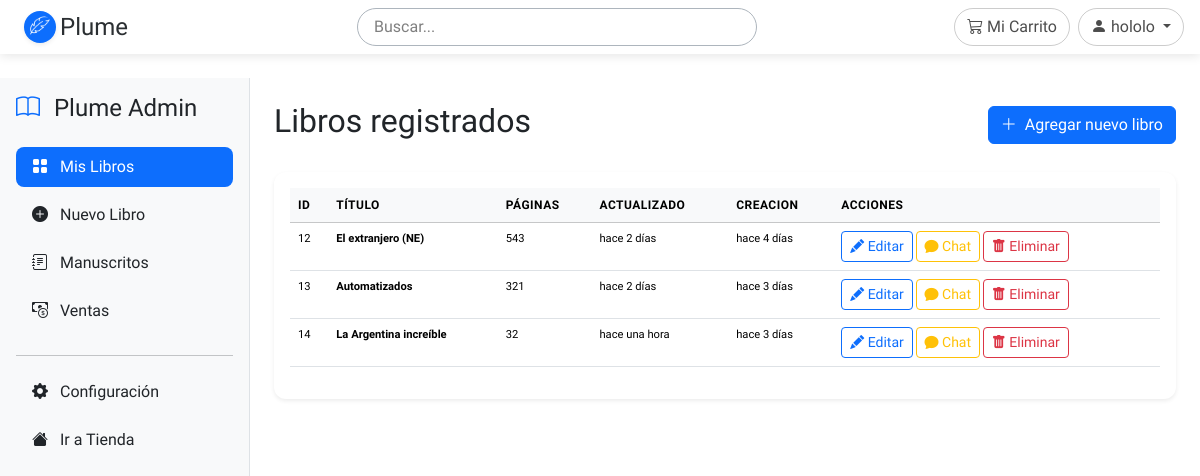
Page /admin (signed in) on the committed database.
### app/models/models.py (models this page shows, shortened)
class User(UserMixin, database.Model):
    __tablename__ = 'users'
    id = database.Column(database.Integer, primary_key=True)
    name = database.Column(database.String(100), nullable=False)
    password_hash = database.Column(database.String(255), nullable=False)
    email = database.Column(database.String(50), nullable=False, unique=True)
    type = database.Column(database.String(50), nullable=False, default='user') # writer, editor, user
    created_at = database.Column(database.DateTime, default=database.func.now())

class Book(database.Model):
    __tablename__ = 'books'
    id = database.Column(database.Integer, primary_key=True)
    title = database.Column(database.String(100), nullable=False, default='Libro')
    description = database.Column(database.Text, nullable=True)
    genre = database.Column(database.String(20), nullable=False)
    pages = database.Column(database.Integer, nullable=True)
    price = database.Column(database.Float, default=15000.0)
    cover_url = database.Column(database.String(200), nullable=True)
    status = database.Column(database.String(50), default='pendiente')  # pendiente, revision, aprobado, publicado, rechazado
    published_books = database.Column(database.Integer, nullable=True)
    profit_percentage = database.Column(database.Double, nullable=True)
    author_id = database.Column(database.Integer, database.ForeignKey('users.id'))
    author = database.relationship('User', backref='books')
    publish_date = database.Column(database.DateTime, default=database.func.now())
    last_update = database.Column(database.DateTime, default=database.func.now(), onupdate=database.func.now())

### app/blueprints/admin/routes.py (the view)
@admin.route("/admin")
@login_required
def dashboard():
    if current_user.type == 'escritor':
        books = Book.query.filter_by(author_id=current_user.id).all()
    elif current_user.type == 'editor':
        books = Book.query.all()
    return render_template("admin/dashboard.html", books = books)

### run.py (called while the page is built)
@app.template_filter('humanize')
def humanize_date(date):
    if date is None:
        return ''
    return arrow.get(date).humanize(locale='es')

### app/templates/admin/dashboard.html (shortened to what this page needs)
{% extends "base.html" %}
{% block content %}
<div class="d-flex">
    {% include 'components/admin_panel.html' %}
    <div class="flex-grow-1 p-4">
        <div class="d-flex justify-content-between align-items-center mb-4">
            <h2>Libros registrados</h2>
            <a href="{{ url_for('admin.create') }}" class="btn btn-primary">
                <i class="bi bi-plus-lg me-1"></i>
                Agregar nuevo libro
            </a>
        </div>
        <div class="card shadow-sm">
            <div class="card-body">
                <table class="table table-hover">
                    <thead class="table-light">
                        <tr>
                            <th>ID</th>
                            <th>Título</th>
                            <th>Páginas</th>
                            <th>Actualizado</th>
                            <th>Creacion</th>
                            <th>Acciones</th>
                        </tr>
                    </thead>
                    <tbody>
                        {% if books %}
                            {% for b in books %}
                            <tr>
                                <td>{{ b.id }}</td>
                                <td><strong>{{ b.title }}</strong></td>
                                <td>{{ b.pages }}</td>
                                <td>{{ b.last_update|humanize }}</td>
                                <td>{{ b.publish_date|humanize }}</td>
                                <td>
                                    <a href="{{ url_for('admin.edit', id=b.id) }}" class="btn btn-sm btn-outline-primary">
                                        <i class="bi bi-pencil-fill"></i>
                                        Editar
                                    </a>
                                    <form action="{{ url_for('admin.dashboard', id=b.id) }}" method="POST" style="display: inline;">
                                        <button type="submit" class="btn btn-sm btn-outline-warning">
                                            <i class="bi bi-chat-fill"></i>
                                            Chat
                                        </button>
                                    </form>
                                    {% if current_user.type == 'escritor' %}
                                    <form action="{{ url_for('admin.delete', id=b.id) }}" method="POST" style="display: inline;">
                                        <button type="submit" class="btn btn-sm btn-outline-danger" onclick="return confirm('¿Eliminar este libro?')">
                                            <i class="bi bi-trash-fill"></i>
                                            Eliminar
                                        </button>
                                    </form>
                                    {% endif %}
                                </td>
                            </tr>
                            {% endfor %}
                        {% endif %}
                    </tbody>
                </table>
            </div>
        </div>
    </div>
</div>
{% endblock %}

### app/templates/components/header.html (shortened to what this page needs)
<header id="mainHeader" class="position-relative py-2 mb-1 px-3 bg-transparent" style="z-index: 9999;">
    <div class="d-flex align-items-center justify-content-between">
        <a href="/" class="d-flex align-items-center px-2 text-decoration-none rounded-pill">
            <div class="me-1">
                {% include 'components/plumeIcon.html' %}
            </div>
            <span class="fs-4 text-secondary-emphasis">Plume</span>
        </a>
        <div class="d-none d-lg-flex align-items-center flex-grow-1 justify-content-between ms-4">
            <form class="d-flex mx-auto flex-grow-1 justify-content-center" role="search"
                  action="" method="get" style="max-width: 400px;">
                <input class="form-control rounded-pill border border-dark-subtle bg-transparent px-3"
                       type="search"
                       placeholder="Buscar..."
                       aria-label="Search"
                       name="q">
            </form>
            <div class="d-flex align-items-center gap-2">
                {% if current_user.is_authenticated %}
                <a href="{{ url_for('shop.cart') }}" class="btn btn-outline-secondary rounded-pill">
                    <i class="bi bi-cart3"></i>
                    <span>Mi Carrito</span>
                </a>
                {% endif %}
                {% if current_user.is_authenticated %}
                <div class="dropdown">
                    <button class="btn btn-outline-secondary rounded-pill dropdown-toggle" type="button" id="userDropdown" data-bs-toggle="dropdown">
                        <i class="bi bi-person-fill"></i>
                        {{ current_user.name }}
                    </button>
                </div>
                {% else %}
                <a href="{{ url_for('auth.login') }}" class="btn btn-outline-secondary rounded-pill">
                    Iniciar Sesión
                </a>
                {% endif %}
            </div>
        </div>
    </div>
</header>

### app/static/css/custom.css (style rules this page uses)
:root { --bs-body-font-family: 'Lexend', sans-serif; }
body { font-family: 'Lexend', sans-serif !important; background: transparent !important; }
h1,h2,h3,h4,h5,h6, .display-1,.display-2,.display-3,.display-4 { font-family: 'Lexend', sans-serif !important; }

### app/templates/components/header.html (style rules this page uses)
#mainHeader { top: 0; z-index: 1000; box-shadow: 0 2px 10px rgba(0, 0, 0, 0.1); transition: background-color 0.3s ease, box-shadow 0.3s ease; }
.form-control::placeholder { color: rgba(0, 0, 0, 0.5); }
.btn-outline-secondary { border-color: rgba(0, 0, 0, 0.2); color: rgba(0, 0, 0, 0.7); transition: all 0.3s ease; }

### app/templates/admin/dashboard.html (style rules this page uses)
.card { border: none; border-radius: 12px; }
.table th { font-weight: 600; text-transform: uppercase; font-size: 0.75rem; letter-spacing: 0.5px; }
.table tr { font-size: 0.7rem; }

### rows in the picture
User: name "hololo"
Book: id "12", title "El extranjero (NE)", pages "543", last_update "hace 2 días", publish_date "hace 4 días"
Book: id "13", title "Automatizados", pages "321", last_update "hace 2 días", publish_date "hace 3 días"
Book: id "14", title "La Argentina increíble", pages "32", last_update "hace una hora", publish_date "hace 3 días"
